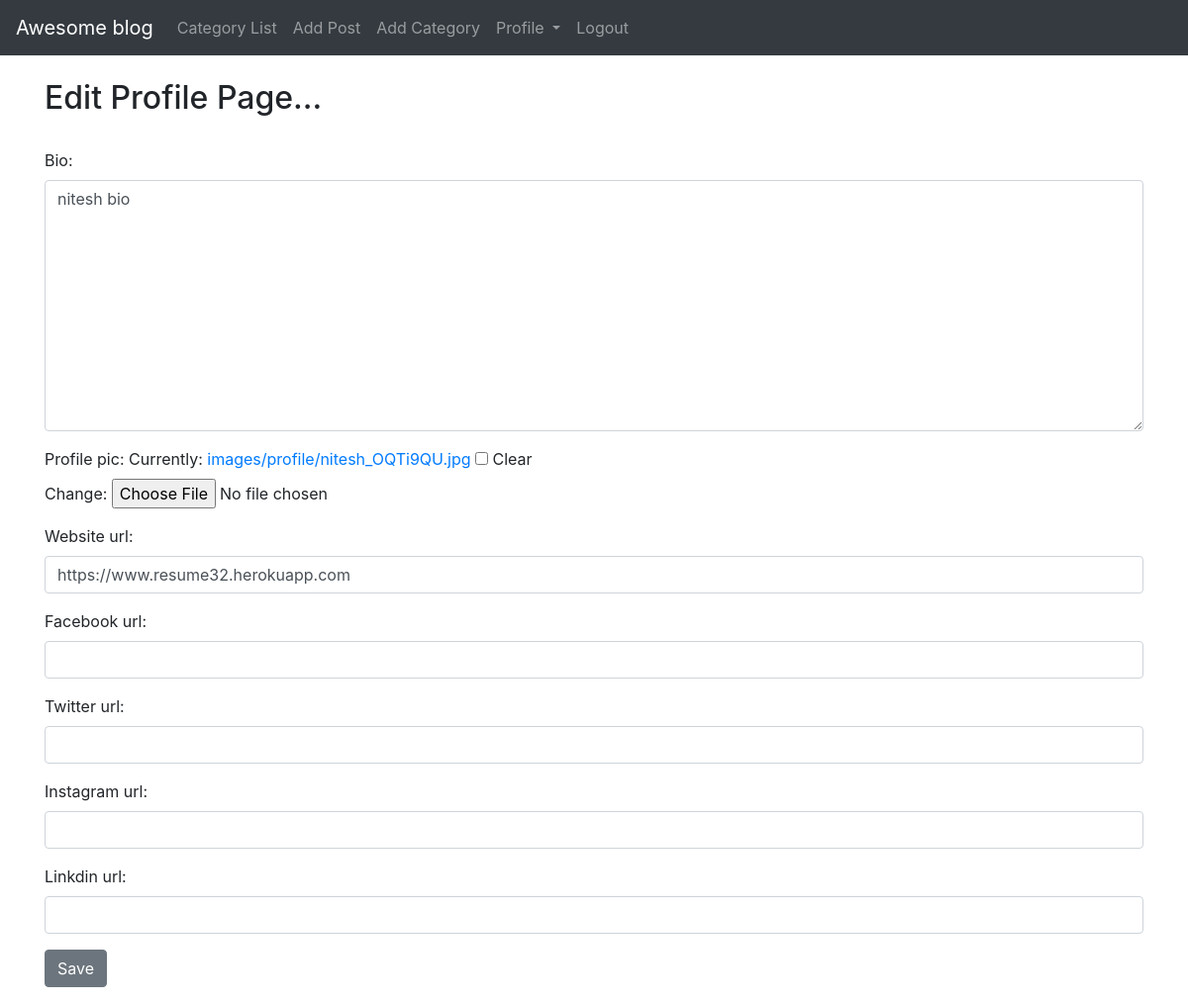
/members/2/edit_profile/ (signed in), run on an earlier commit of the app's database.
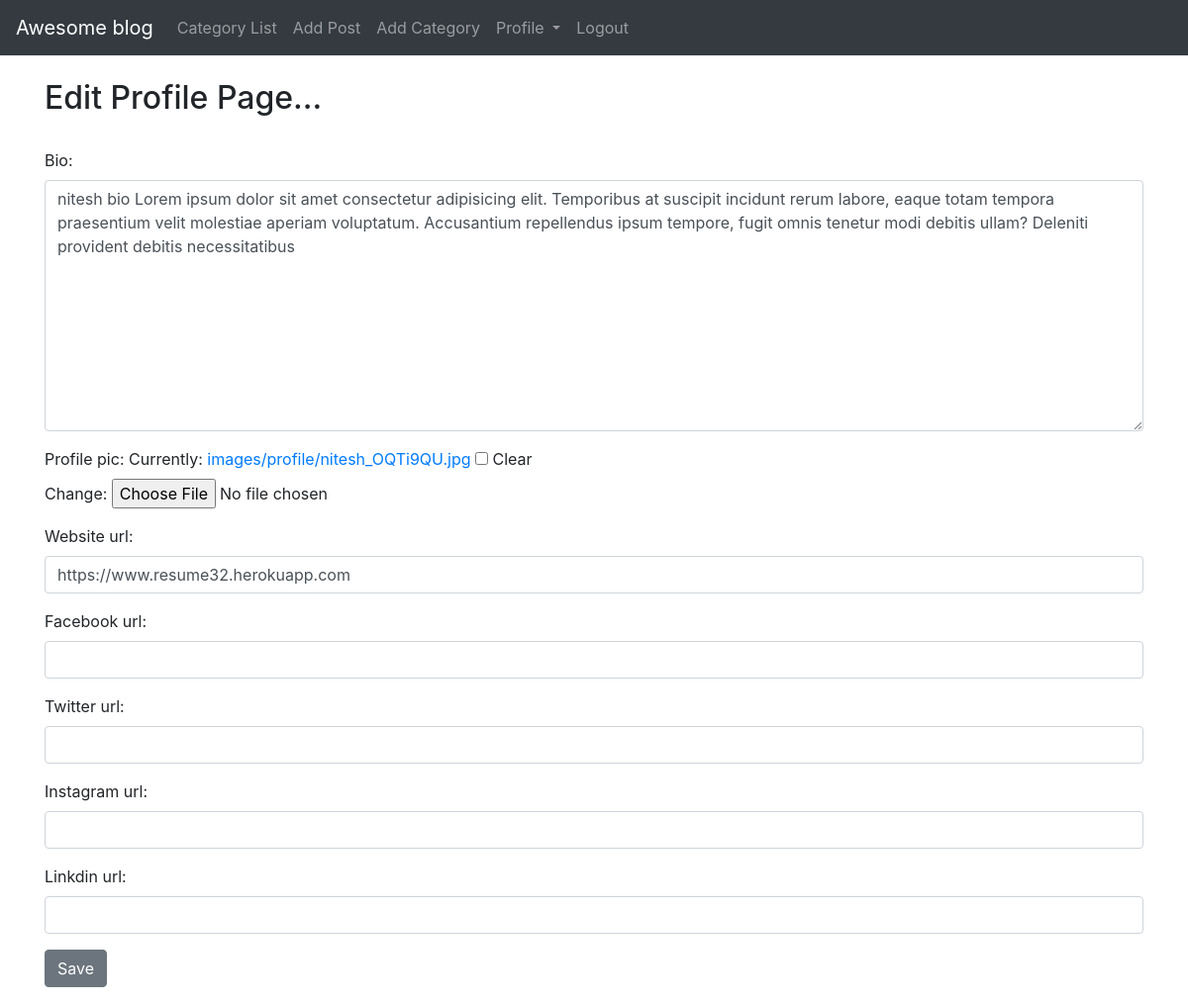
And on a later commit of the database.
### theblog/models.py (models this page shows, shortened)
class Profile(models.Model):
    user = models.OneToOneField(User,null=True, on_delete=models.CASCADE)
    bio = models.TextField()
    profile_pic = models.ImageField(null=True, blank=True, upload_to="images/profile/")
    website_url = models.CharField(max_length=255,null=True, blank=True)
    facebook_url = models.CharField(max_length=255,null=True, blank=True)
    twitter_url = models.CharField(max_length=255,null=True, blank=True)
    instagram_url = models.CharField(max_length=255,null=True, blank=True)
    linkdin_url = models.CharField(max_length=255,null=True, blank=True)

### members/views.py (the view)
# urls.py: path('<int:pk>/edit_profile/',EditProfilePageView.as_view(),name="edit_profile"),
class EditProfilePageView(generic.UpdateView):
    model = Profile
    form_class = EditProfileFormPage
    template_name = 'registration/edit_profile_page.html'
    success_url = reverse_lazy('home')

### members/forms.py
class EditProfileFormPage(forms.ModelForm):
    class Meta:
        model = Profile
        fields =  ('bio','profile_pic','website_url','facebook_url','twitter_url','instagram_url','linkdin_url')
        widgets = {
                'bio': forms.Textarea(attrs={'class':'form-control'}),
                'website_url': forms.TextInput(attrs={'class':'form-control'}),
                'facebook_url': forms.TextInput(attrs={'class':'form-control'}),
                'twitter_url': forms.TextInput(attrs={'class':'form-control'}),
                'instagram_url': forms.TextInput(attrs={'class':'form-control'}),
                'linkdin_url': forms.TextInput(attrs={'class':'form-control'}),
        }

### members/templates/registration/edit_profile_page.html (shortened to what this page needs)
<div class="response">
{% extends "base.html" %}
{% block content %}
{% if user.is_authenticated %}
{% if user.id == profile.user.id %}
    <h2>Edit Profile Page...</h2><br>
<div class="form-group">
<form action="" method="POST" enctype="multipart/form-data">
{{form.as_p}}
<input value="Save" type="submit" class="btn btn-secondary">
</form>
</div>
{% else %}
<h3>You are not the correct user</h3>
{% endif %}
{% else %}
   you're not allowed here
{% endif %}
{% endblock content %}

What changed in the data, as far as the page shows it:
changed Profile "https://www.resume32.herokuapp.com": bio "nitesh bio" → "nitesh bio Lorem ipsum dolor sit amet consectetur adipisicing elit. Temporibus at suscipit incidunt rerum labore, eaque totam tempora praesentium velit molestiae aperiam voluptatum. Accusantium repellendus ipsum tempore, fugit omnis tenetur modi debitis ullam? Deleniti provident debitis necessitatibus"
